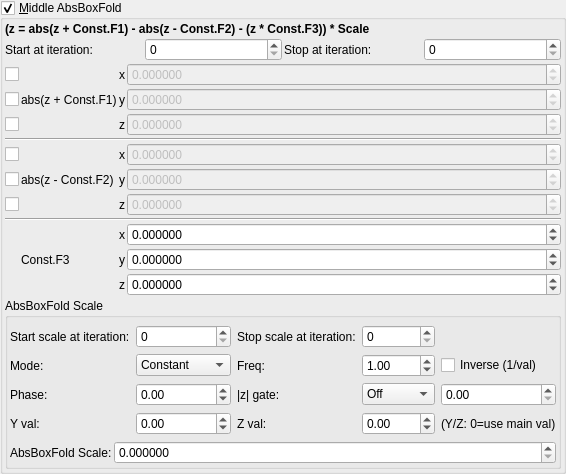
    <widget class="MyGroupBox" name="groupCheck_transf_multiplier_enabled_2_false">
     <property name="title">
      <string>&amp;Middle AbsBoxFold</string>
     </property>
     <property name="checkable">
      <bool>true</bool>
     </property>
     <layout class="QVBoxLayout" name="verticalLayout_17" stretch="0,0,0,0">
      <property name="spacing">
       <number>2</number>
      </property>
      <property name="leftMargin">
       <number>2</number>
      </property>
      <property name="topMargin">
       <number>2</number>
      </property>
      <property name="rightMargin">
       <number>2</number>
      </property>
      <property name="bottomMargin">
       <number>2</number>
      </property>
      <item>
       <widget class="QLabel" name="label_4">
        <property name="font">
         <font>
          <weight>75</weight>
          <bold>true</bold>
         </font>
        </property>
        <property name="text">
         <string>(z = abs(z + Const.F1) - abs(z - Const.F2) - (z * Const.F3)) * Scale</string>
        </property>
        <property name="wordWrap">
         <bool>true</bool>
        </property>
       </widget>
      </item>
      <item>
       <layout class="QGridLayout" name="gridLayout_29">
        <property name="spacing">
         <number>2</number>
        </property>
        <item row="0" column="1">
         <widget class="MySpinBox" name="spinboxInt_transf_start_iterations">
          <property name="sizePolicy">
           <sizepolicy hsizetype="Minimum" vsizetype="Maximum">
            <horstretch>0</horstretch>
            <verstretch>0</verstretch>
           </sizepolicy>
          </property>
          <property name="maximum">
           <number>999</number>
          </property>
         </widget>
        </item>
        <item row="0" column="0">
         <widget class="QLabel" name="label_71">
          <property name="text">
           <string>Start at iteration:</string>
          </property>
         </widget>
        </item>
        <item row="0" column="3">
         <widget class="MySpinBox" name="spinboxInt_transf_stop_iterations">
          <property name="sizePolicy">
           <sizepolicy hsizetype="Minimum" vsizetype="Maximum">
            <horstretch>0</horstretch>
            <verstretch>0</verstretch>
           </sizepolicy>
          </property>
          <property name="maximum">
           <number>999</number>
          </property>
         </widget>
        </item>
        <item row="0" column="2">
         <widget class="QLabel" name="label_72">
          <property name="text">
           <string>Stop at iteration:</string>
          </property>
         </widget>
        </item>
       </layout>
      </item>
      <item>
       <layout class="QGridLayout" name="gridLayout_30" columnstretch="0,0,0,1">
        <property name="spacing">
         <number>2</number>
        </property>
        <item row="2" column="3">
         <widget class="MyDoubleSpinBox" name="spinbox3_transf_addition_constant_111_z">
          <property name="enabled">
           <bool>false</bool>
          </property>
          <property name="sizePolicy">
           <sizepolicy hsizetype="Minimum" vsizetype="Maximum">
            <horstretch>0</horstretch>
            <verstretch>0</verstretch>
           </sizepolicy>
          </property>
          <property name="decimals">
           <number>6</number>
          </property>
          <property name="minimum">
           <double>-99.989999999999995</double>
          </property>
          <property name="maximum">
           <double>99.989999999999995</double>
          </property>
          <property name="singleStep">
           <double>0.100000000000000</double>
          </property>
         </widget>
        </item>
        <item row="1" column="2">
         <widget class="QLabel" name="label_8">
          <property name="text">
           <string notr="true">y</string>
          </property>
         </widget>
        </item>
        <item row="4" column="0">
         <widget class="MyCheckBox" name="checkBox_transf_function_enabledAx">
          <property name="text">
           <string/>
          </property>
         </widget>
        </item>
        <item row="6" column="0">
         <widget class="MyCheckBox" name="checkBox_transf_function_enabledAz">
          <property name="text">
           <string/>
          </property>
         </widget>
        </item>
        <item row="7" column="0" colspan="4">
         <widget class="Line" name="line_27">
          <property name="orientation">
           <enum>Qt::Horizontal</enum>
          </property>
         </widget>
        </item>
        <item row="0" column="3">
         <widget class="MyDoubleSpinBox" name="spinbox3_transf_addition_constant_111_x">
          <property name="enabled">
           <bool>false</bool>
          </property>
          <property name="sizePolicy">
           <sizepolicy hsizetype="Minimum" vsizetype="Maximum">
            <horstretch>0</horstretch>
            <verstretch>0</verstretch>
           </sizepolicy>
          </property>
          <property name="prefix">
           <string/>
          </property>
          <property name="decimals">
           <number>6</number>
          </property>
          <property name="minimum">
           <double>-99.989999999999995</double>
          </property>
          <property name="singleStep">
           <double>0.100000000000000</double>
          </property>
         </widget>
        </item>
        <item row="5" column="2">
         <widget class="QLabel" name="label_11">
          <property name="text">
           <string notr="true">y</string>
          </property>
         </widget>
        </item>
        <item row="6" column="2">
         <widget class="QLabel" name="label_12">
          <property name="text">
           <string notr="true">z</string>
          </property>
         </widget>
        </item>
        <item row="10" column="2">
         <widget class="QLabel" name="label_13">
          <property name="text">
           <string notr="true">z</string>
          </property>
         </widget>
        </item>
        <item row="9" column="2">
         <widget class="QLabel" name="label_14">
          <property name="text">
           <string notr="true">y</string>
          </property>
         </widget>
        </item>
        <item row="8" column="2">
         <widget class="QLabel" name="label_15">
          <property name="text">
           <string notr="true">x</string>
          </property>
         </widget>
        </item>
        <item row="5" column="3">
         <widget class="MyDoubleSpinBox" name="spinbox3_transf_addition_constantA_111_y">
          <property name="enabled">
           <bool>false</bool>
          </property>
          <property name="sizePolicy">
           <sizepolicy hsizetype="Minimum" vsizetype="Maximum">
            <horstretch>0</horstretch>
            <verstretch>0</verstretch>
           </sizepolicy>
          </property>
          <property name="decimals">
           <number>6</number>
          </property>
          <property name="minimum">
           <double>-99.989999999999995</double>
          </property>
          <property name="maximum">
           <double>99.989999999999995</double>
          </property>
          <property name="singleStep">
           <double>0.100000000000000</double>
          </property>
         </widget>
        </item>
        <item row="10" column="3">
         <widget class="MyDoubleSpinBox" name="spinbox3_transf_scale3D_111_z">
          <property name="sizePolicy">
           <sizepolicy hsizetype="Minimum" vsizetype="Maximum">
            <horstretch>0</horstretch>
            <verstretch>0</verstretch>
           </sizepolicy>
          </property>
          <property name="decimals">
           <number>6</number>
          </property>
          <property name="minimum">
           <double>-99.989999999999995</double>
          </property>
          <property name="maximum">
           <double>99.989999999999995</double>
          </property>
          <property name="singleStep">
           <double>0.100000000000000</double>
          </property>
         </widget>
        </item>
        <item row="8" column="3">
         <widget class="MyDoubleSpinBox" name="spinbox3_transf_scale3D_111_x">
          <property name="sizePolicy">
           <sizepolicy hsizetype="Minimum" vsizetype="Maximum">
            <horstretch>0</horstretch>
            <verstretch>0</verstretch>
           </sizepolicy>
          </property>
          <property name="prefix">
           <string/>
          </property>
          <property name="decimals">
           <number>6</number>
          </property>
          <property name="minimum">
           <double>-99.989999999999995</double>
          </property>
          <property name="singleStep">
           <double>0.100000000000000</double>
          </property>
         </widget>
        </item>
        <item row="6" column="3">
         <widget class="MyDoubleSpinBox" name="spinbox3_transf_addition_constantA_111_z">
          <property name="enabled">
           <bool>false</bool>
          </property>
          <property name="sizePolicy">
           <sizepolicy hsizetype="Minimum" vsizetype="Maximum">
            <horstretch>0</horstretch>
            <verstretch>0</verstretch>
           </sizepolicy>
          </property>
          <property name="decimals">
           <number>6</number>
          </property>
          <property name="minimum">
           <double>-99.989999999999995</double>
          </property>
          <property name="maximum">
           <double>99.989999999999995</double>
          </property>
          <property name="singleStep">
           <double>0.100000000000000</double>
          </property>
         </widget>
        </item>
        <item row="9" column="3">
         <widget class="MyDoubleSpinBox" name="spinbox3_transf_scale3D_111_y">
          <property name="sizePolicy">
           <sizepolicy hsizetype="Minimum" vsizetype="Maximum">
            <horstretch>0</horstretch>
            <verstretch>0</verstretch>
           </sizepolicy>
          </property>
          <property name="decimals">
           <number>6</number>
          </property>
          <property name="minimum">
           <double>-99.989999999999995</double>
          </property>
          <property name="maximum">
           <double>99.989999999999995</double>
          </property>
          <property name="singleStep">
           <double>0.100000000000000</double>
          </property>
         </widget>
        </item>
        <item row="2" column="0">
         <widget class="MyCheckBox" name="checkBox_transf_function_enabledz">
          <property name="text">
           <string/>
          </property>
         </widget>
        </item>
        <item row="1" column="3">
         <widget class="MyDoubleSpinBox" name="spinbox3_transf_addition_constant_111_y">
          <property name="enabled">
           <bool>false</bool>
          </property>
          <property name="sizePolicy">
           <sizepolicy hsizetype="Minimum" vsizetype="Maximum">
            <horstretch>0</horstretch>
            <verstretch>0</verstretch>
           </sizepolicy>
          </property>
          <property name="decimals">
           <number>6</number>
          </property>
          <property name="minimum">
           <double>-99.989999999999995</double>
          </property>
          <property name="maximum">
           <double>99.989999999999995</double>
          </property>
          <property name="singleStep">
           <double>0.100000000000000</double>
          </property>
         </widget>
        </item>
        <item row="1" column="0">
         <widget class="MyCheckBox" name="checkBox_transf_function_enabledy">
          <property name="text">
           <string/>
          </property>
         </widget>
        </item>
        <item row="4" column="2">
         <widget class="QLabel" name="label_5">
          <property name="text">
           <string notr="true">x</string>
          </property>
         </widget>
        </item>
        <item row="5" column="1">
         <widget class="QLabel" name="label_97">
          <property name="text">
           <string notr="true">abs(z - Const.F2)</string>
          </property>
         </widget>
        </item>
        <item row="1" column="1">
         <widget class="QLabel" name="label_74">
          <property name="text">
           <string notr="true">abs(z + Const.F1)</string>
          </property>
         </widget>
        </item>
        <item row="3" column="0" colspan="4">
         <widget class="Line" name="line_26">
          <property name="orientation">
           <enum>Qt::Horizontal</enum>
          </property>
         </widget>
        </item>
        <item row="9" column="1">
         <widget class="QLabel" name="label_102">
          <property name="text">
           <string notr="true">Const.F3</string>
          </property>
         </widget>
        </item>
        <item row="0" column="2">
         <widget class="QLabel" name="label_6">
          <property name="text">
           <string notr="true">x</string>
          </property>
         </widget>
        </item>
        <item row="2" column="2">
         <widget class="QLabel" name="label_7">
          <property name="text">
           <string notr="true">z</string>
          </property>
         </widget>
        </item>
        <item row="4" column="3">
         <widget class="MyDoubleSpinBox" name="spinbox3_transf_addition_constantA_111_x">
          <property name="enabled">
           <bool>false</bool>
          </property>
          <property name="sizePolicy">
           <sizepolicy hsizetype="Minimum" vsizetype="Maximum">
            <horstretch>0</horstretch>
            <verstretch>0</verstretch>
           </sizepolicy>
          </property>
          <property name="prefix">
           <string/>
          </property>
          <property name="decimals">
           <number>6</number>
          </property>
          <property name="minimum">
           <double>-99.989999999999995</double>
          </property>
          <property name="singleStep">
           <double>0.100000000000000</double>
          </property>
         </widget>
        </item>
        <item row="0" column="0">
         <widget class="MyCheckBox" name="checkBox_transf_function_enabledx">
          <property name="text">
           <string/>
          </property>
         </widget>
        </item>
        <item row="5" column="0">
         <widget class="MyCheckBox" name="checkBox_transf_function_enabledAy">
          <property name="text">
           <string/>
          </property>
         </widget>
        </item>
       </layout>
      </item>
      <item>
       <widget class="QGroupBox" name="groupBox_2">
        <property name="title">
         <string>AbsBoxFold Scale</string>
        </property>
        <layout class="QVBoxLayout" name="verticalLayout_4">
         <property name="leftMargin">
          <number>2</number>
         </property>
         <property name="topMargin">
          <number>2</number>
         </property>
         <property name="rightMargin">
          <number>2</number>
         </property>
         <property name="bottomMargin">
          <number>2</number>
         </property>
         <item>
          <layout class="QGridLayout" name="gridLayout_8">
           <property name="topMargin">
            <number>5</number>
           </property>
           <item row="0" column="0">
            <widget class="QLabel" name="label_58">
             <property name="text">
              <string>Start scale at iteration:</string>
             </property>
            </widget>
           </item>
           <item row="0" column="2">
            <widget class="QLabel" name="label_73">
             <property name="text">
              <string>Stop scale at iteration:</string>
             </property>
            </widget>
           </item>
           <item row="0" column="3">
            <widget class="MySpinBox" name="spinboxInt_transf_multiplier_stop_iter_1"><property name="toolTip"><string>Last iteration where this slot is active.</string></property>
             <property name="sizePolicy">
              <sizepolicy hsizetype="Preferred" vsizetype="Maximum">
               <horstretch>0</horstretch>
               <verstretch>0</verstretch>
              </sizepolicy>
             </property>
             <property name="maximum">
              <number>999</number>
             </property>
            </widget>
           </item>
      <item row="1" column="0">
       <widget class="QLabel"><property name="text"><string>Mode:</string></property></widget>
      </item>
      <item row="1" column="1">
       <widget class="MyComboBox" name="comboBox_transf_multiplier_value_mode_1"><property name="toolTip"><string>Value mode: 0=direct, 1=sine, 2=ramp, 3=exp, 4=triangle, 5=square, 6=smoothstep, 7=noise, 8=pingpong, 9=stepped, 10=sigmoid, 11=chirp, 12=rev-sawtooth, 13=lorenz, 14=parabolic</string></property>
        <item><property name="text"><string notr="true">Constant</string></property></item>
        <item><property name="text"><string notr="true">Sine</string></property></item>
        <item><property name="text"><string notr="true">Ramp</string></property></item>
        <item><property name="text"><string notr="true">Exponential</string></property></item>
        <item><property name="text"><string notr="true">Triangle</string></property></item>
        <item><property name="text"><string notr="true">Square</string></property></item>
        <item><property name="text"><string notr="true">Smoothstep</string></property></item>
        <item><property name="text"><string notr="true">Noise</string></property></item>
        <item><property name="text"><string notr="true">Ping-pong</string></property></item>
        <item><property name="text"><string notr="true">Stepped</string></property></item>
       </widget>
      </item>
      <item row="1" column="2">
       <widget class="QLabel"><property name="text"><string>Freq:</string></property></widget>
      </item>
      <item row="1" column="3">
       <widget class="MyDoubleSpinBox" name="spinbox_transf_multiplier_frequency_1"><property name="toolTip"><string>Waveform frequency. Higher = more oscillations per iteration range.</string></property>
        <property name="minimum"><double>0.01</double></property><property name="maximum"><double>100.0</double></property>
        <property name="singleStep"><double>0.1</double></property><property name="value"><double>1.0</double></property>
       </widget>
      </item>
      <item row="1" column="4" colspan="2">
       <widget class="MyCheckBox" name="checkBox_transf_multiplier_inverse_1"><property name="toolTip"><string>Invert the multiplier value (1/val).</string></property>
        <property name="text"><string>Inverse (1/val)</string></property>
       </widget>
      </item>
      <item row="2" column="0">
       <widget class="QLabel"><property name="text"><string>Phase:</string></property></widget>
      </item>
      <item row="2" column="1">
       <widget class="MyDoubleSpinBox" name="spinbox_transf_multiplier_phase_1"><property name="toolTip"><string>Waveform phase offset (0-1 cycle). Shifts the wave start point.</string></property>
        <property name="minimum"><double>-10.0</double></property><property name="maximum"><double>10.0</double></property>
        <property name="singleStep"><double>0.1</double></property><property name="value"><double>0.0</double></property>
       </widget>
      </item>
      <item row="2" column="2">
       <widget class="QLabel"><property name="text"><string>|z| gate:</string></property></widget>
      </item>
      <item row="2" column="3">
       <widget class="MyComboBox" name="comboBox_transf_multiplier_threshold_mode_1">
        <item><property name="text"><string notr="true">Off</string></property></item>
        <item><property name="text"><string notr="true">&gt; thresh</string></property></item>
        <item><property name="text"><string notr="true">&lt; thresh</string></property></item>
       </widget>
      </item>
      <item row="2" column="4" colspan="2">
       <widget class="MyDoubleSpinBox" name="spinbox_transf_multiplier_threshold_1">
        <property name="minimum"><double>0.0</double></property><property name="maximum"><double>1000.0</double></property>
        <property name="singleStep"><double>0.1</double></property><property name="value"><double>0.0</double></property>
       </widget>
      </item>
      <item row="3" column="0">
       <widget class="QLabel"><property name="text"><string>Y val:</string></property></widget>
      </item>
      <item row="3" column="1">
       <widget class="MyDoubleSpinBox" name="spinbox_transf_multiplier_scale_y_1"><property name="toolTip"><string>Per-axis Y scaling multiplier.</string></property>
        <property name="minimum"><double>-100.0</double></property><property name="maximum"><double>100.0</double></property>
        <property name="singleStep"><double>0.01</double></property><property name="value"><double>0.0</double></property>
       </widget>
      </item>
      <item row="3" column="2">
       <widget class="QLabel"><property name="text"><string>Z val:</string></property></widget>
      </item>
      <item row="3" column="3">
       <widget class="MyDoubleSpinBox" name="spinbox_transf_multiplier_scale_z_1"><property name="toolTip"><string>Per-axis Z scaling multiplier.</string></property>
        <property name="minimum"><double>-100.0</double></property><property name="maximum"><double>100.0</double></property>
        <property name="singleStep"><double>0.01</double></property><property name="value"><double>0.0</double></property>
       </widget>
      </item>
      <item row="3" column="4" colspan="2">
       <widget class="QLabel"><property name="text"><string notr="true">(Y/Z: 0=use main val)</string></property></widget>
      </item>
           <item row="0" column="1">
            <widget class="MySpinBox" name="spinboxInt_transf_multiplier_start_iter_1"><property name="toolTip"><string>First iteration where this slot activates.</string></property>
             <property name="sizePolicy">
              <sizepolicy hsizetype="Minimum" vsizetype="Maximum">
               <horstretch>0</horstretch>
               <verstretch>0</verstretch>
              </sizepolicy>
             </property>
             <property name="maximum">
              <number>999</number>
             </property>
            </widget>
           </item>
          </layout>
         </item>
         <item>
          <layout class="QGridLayout" name="gridLayout_31" columnstretch="0,0,1">
           <property name="spacing">
            <number>2</number>
           </property>
           <item row="1" column="2">
            <widget class="MyDoubleSpinBox" name="spinbox_transf_scaleA_1">
             <property name="sizePolicy">
              <sizepolicy hsizetype="Minimum" vsizetype="Maximum">
               <horstretch>0</horstretch>
               <verstretch>0</verstretch>
              </sizepolicy>
             </property>
             <property name="prefix">
              <string/>
             </property>
             <property name="suffix">
              <string/>
             </property>
             <property name="decimals">
              <number>6</number>
             </property>
             <property name="minimum">
              <double>0.000000000000000</double>
             </property>
             <property name="maximum">
              <double>99.998999999999995</double>
             </property>
             <property name="singleStep">
              <double>0.100000000000000</double>
             </property>
            </widget>
           </item>
           <item row="1" column="1">
            <widget class="QLabel" name="label_103">
             <property name="text">
              <string>AbsBoxFold Scale:</string>
             </property>
            </widget>
           </item>
          </layout>
         </item>
        </layout>
       </widget>
      </item>
     </layout>
    </widget>
